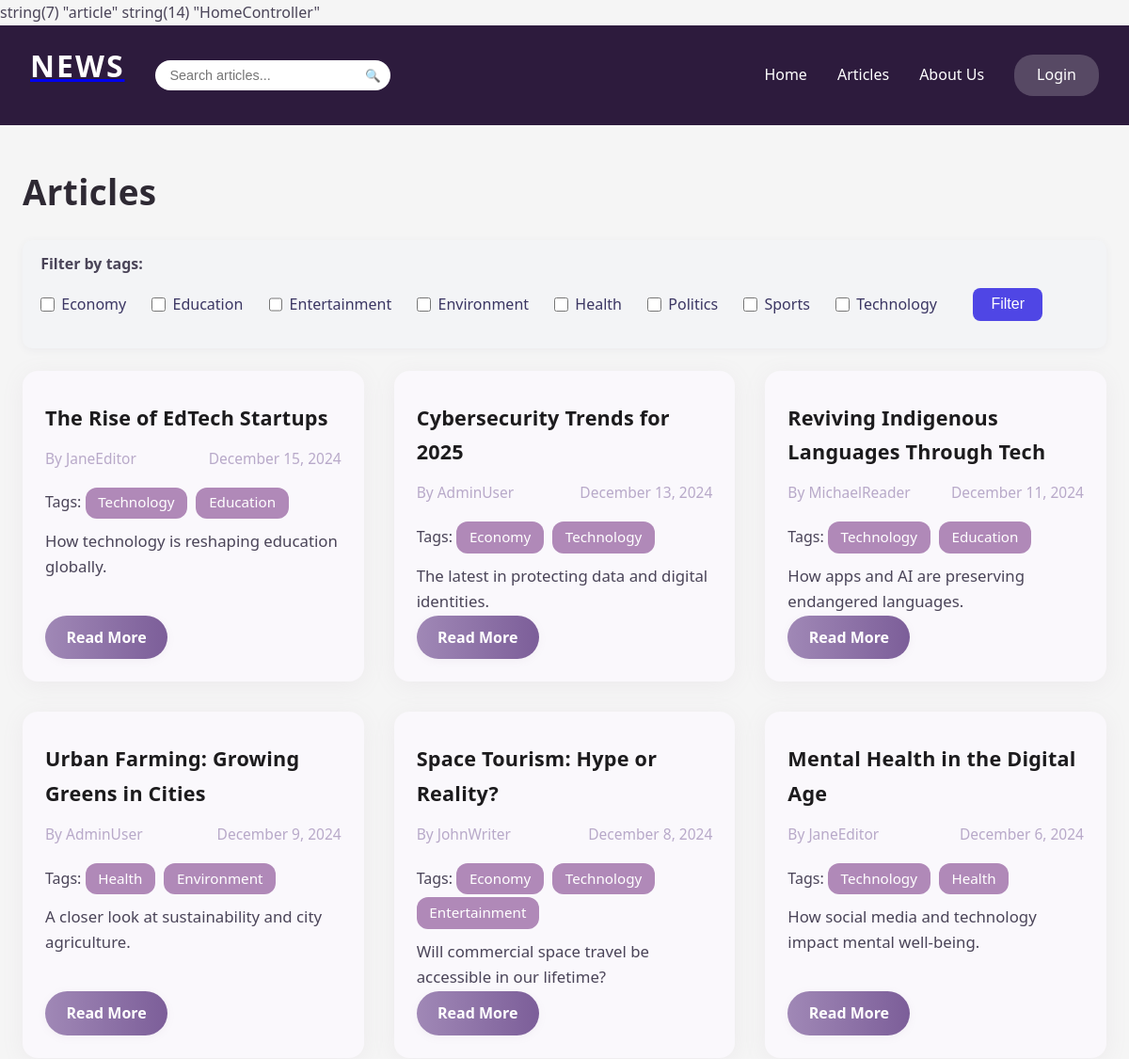
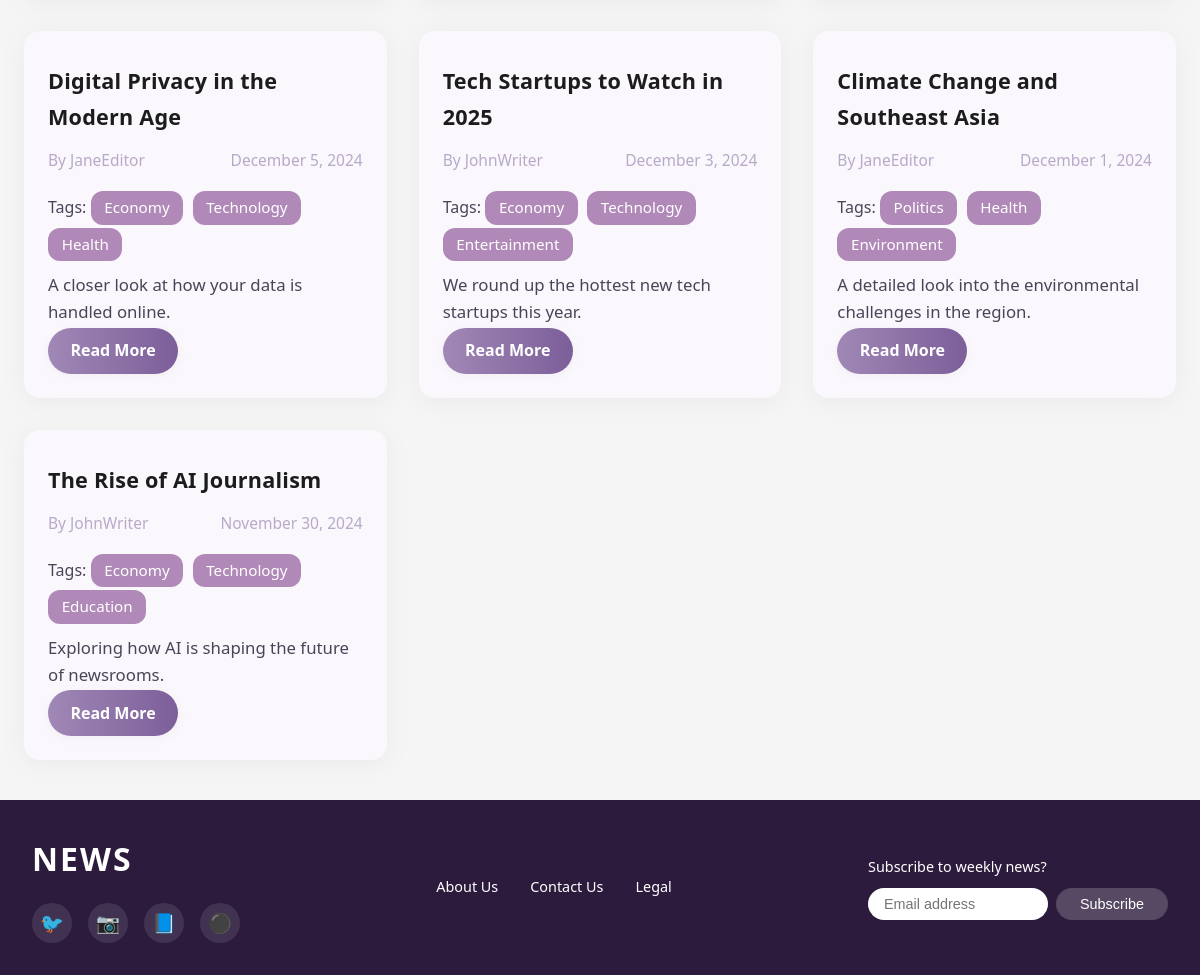
The app's page /public/articles with its own data (2 pictures, top to bottom).
### tables this page shows
CREATE TABLE `tags` (
  `tag_name` varchar(255) NOT NULL,
  `tag_id` int(11) NOT NULL
);

CREATE TABLE `articles` (
  `id` int(11) NOT NULL,
  `title` varchar(255) NOT NULL,
  `content` text NOT NULL,
  `author_id` int(11) DEFAULT NULL,
  `is_published` tinyint(1) DEFAULT 0,
  `allow_comments` tinyint(1) DEFAULT 1,
  `created_at` timestamp NOT NULL DEFAULT current_timestamp(),
  `updated_at` timestamp NOT NULL DEFAULT current_timestamp() ON UPDATE current_timestamp(),
  `image_data` longblob DEFAULT NULL,
  `status` enum('draft','pending','published') NOT NULL DEFAULT 'pending'
);

CREATE TABLE `users` (
  `id` int(11) NOT NULL,
  `username` varchar(50) NOT NULL,
  `email` varchar(100) NOT NULL,
  `password` varchar(255) NOT NULL,
  `role_id` int(11) DEFAULT NULL,
  `created_at` timestamp NOT NULL DEFAULT current_timestamp()
);

### app/helpers.php (called while the page is built, shortened)
<?php
function render($view, $data = [], $layout = 'layout') {
    extract($data);
    require views_path($view . '.php');
    $content = ob_get_clean();
    require views_path($layout . ".php");
}
function base_url($path = '') {
    if(defined('BASE_URL')) {
        return BASE_URL . ltrim($path, '/');
    }
    $protocol =
    (!empty($_SERVER['HTTPS']) && $_SERVER['HTTPS'] !== 'off') ||
    $_SERVER['SERVER_PORT'] === 443 ? "https://" : "http://";
    $host = $_SERVER['HTTP_HOST'];
    $base = rtrim(dirname($_SERVER['SCRIPT_NAME']), '/');
    return $protocol . $host . $base . '/' . ltrim($path, '/');
}
function base_path($path = '') {
    return realpath(__DIR__ . '/../' . '/' . ltrim($path, '/'));
}
function views_path($path = '') {
    return base_path('app/views/' . ltrim($path, '/'));
}

### app/controllers/HomeController.php (called while the page is built, shortened)
<?php
class HomeController {
    public function article() {
        $search = isset($_GET['search']) ? trim($_GET['search']) : '';
        $selectedTags = isset($_GET['tags']) ? (array)$_GET['tags'] : [];
        require_once __DIR__ . '/../models/Article.php';
        require_once __DIR__ . '/../models/Tag.php';
        $articleModel = new Article();
        $tagModel = new Tag();
        $allTags = $tagModel->getAllTags();
        $articles = $articleModel->getFilteredArticles($search, 0, 50, $selectedTags);
        foreach ($articles as &$article) {
            require_once __DIR__ . '/../models/Tag.php';
        }
        $data = [
            'title' => 'Articles',
            'articles' => $articles,
            'selectedTags' => $selectedTags,
            'allTags' => $allTags
        ];
        render('home/articles', $data);
    }
}

### app/models/Tag.php (called while the page is built, shortened)
<?php
require_once __DIR__ . '/../../config/database.php';
class Tag {
    private $db;
    public function __construct() {
        $database = new Database();
        $this->db = $database->connect();
    }
    public function getAllTags() {
        $stmt = $this->db->prepare('SELECT * FROM tags ORDER BY tag_name ASC');
        $stmt->execute();
        return $stmt->fetchAll(PDO::FETCH_ASSOC);
    }
}

### config/database.php (called while the page is built, shortened)
<?php
class Database {
    private $host = 'localhost';
    private $db_name = 'austro_asian_times';
    private $username = 'root';
    private $password = '';
    public function connect() {
        $this->conn = null;
        try {
            $dsn = "mysql:host=" . $this->host . ";dbname=" . $this->db_name . ";charset=utf8mb4";
            $this->conn = new PDO($dsn, $this->username, $this->password);
            $this->conn->setAttribute(PDO::ATTR_ERRMODE, PDO::ERRMODE_EXCEPTION);
        } catch (PDOException $e) {
            die("Connection failed: " . $e->getMessage());
        }
        return $this->conn;
    }
}

### app/models/Article.php (called while the page is built, shortened)
<?php
require_once __DIR__ . '/../../config/database.php';
class Article {
    private $db;
    public function __construct() {
        $database = new Database();
        $this->db = $database->connect();
    }
    public function getFilteredArticles($search = '', $offset = 0, $limit = 50, $tagIds = []) {
        $sql = "SELECT DISTINCT articles.*, users.username AS author_name
                FROM articles
                LEFT JOIN users ON articles.author_id = users.id
                LEFT JOIN article_tags ON articles.id = article_tags.article_id
                LEFT JOIN tags ON article_tags.tag_id = tags.tag_id
                WHERE articles.is_published = 1";
        $params = [];
        $offset = (int)$offset;
        $limit = (int)$limit;
        $sql .= " ORDER BY articles.created_at DESC LIMIT $offset, $limit";
        $stmt = $this->db->prepare($sql);
        $stmt->execute($params);
        return $stmt->fetchAll(PDO::FETCH_ASSOC);
    }
}
?>

### app/views/home/articles.php (the view, shortened to what this page needs)
<head>
    <link rel="stylesheet" href="<?php echo base_url('css/homeArticles.css')?>">
</head>
<div class="articles-container">
    <h1><?= $title ?></h1>
    <form method="get" class="filter-tags mb-4">
        <div><strong>Filter by tags:</strong></div>
        <div style="margin-bottom: 1em;">
            <?php foreach ($allTags as $tag): ?>
                <label>
                    <input type="checkbox" name="tags[]" value="<?= $tag['tag_id'] ?>" <?= in_array($tag['tag_id'], $selectedTags ?? []) ? 'checked' : '' ?>>
                    <?= htmlspecialchars($tag['tag_name']) ?>
                </label>
            <?php endforeach; ?>
            <button type="submit" class="btn btn-primary btn-sm">Filter</button>
        </div>
    </form>
    <?php if (!empty($articles)): ?>
        <div class="articles-grid">
            <?php foreach ($articles as $article): ?>
                <article class="article-card">
                    <h2 class="article-title"><?= htmlspecialchars($article['title']) ?></h2>
                    <div class="article-meta">
                        <span class="article-author">By <?= htmlspecialchars($article['author_name']) ?></span>
                        <span class="article-date"><?= date('F j, Y', strtotime($article['created_at'])) ?></span>
                    </div>
                    <div class="article-tags" style="margin-bottom: 8px;">
                        <?php if (!empty($article['tags'])): ?>
                            <span>Tags:
                                <?php foreach ($article['tags'] as $tag): ?>
                                    <a href="/PHP_MVC/public/articles?tags[]=<?= $tag['tag_id'] ?>" class="badge bg-primary" style="margin-right:5px; text-decoration:none; color:white;">
                                        <?= htmlspecialchars($tag['tag_name']) ?>
                                    </a>
                                <?php endforeach; ?>
                            </span>
                        <?php endif; ?>
                    </div>
                    <div class="article-content">
                        <?php
                        $preview = substr($article['content'], 0, 150);
                        echo htmlspecialchars($preview);
                        ?>
                    </div>
                    <a href="/PHP_MVC/public/article?id=<?= $article['id'] ?>" class="read-more-btn">Read More</a>
                </article>
            <?php endforeach; ?>
        </div>
    <?php else: ?>
        <p class="no-articles">No articles have been published yet.</p>
    <?php endif; ?>
</div>

### public/index.php (shortened to what this page needs)
<?php
require_once __DIR__ . '/../routes/web.php';
$request = isset($_GET['url']) ? rtrim($_GET['url'], '/') : '';
$method = $_SERVER['REQUEST_METHOD'];
if(isset($routes[$method][$request])) {
    list($controller, $action) = explode('@', $routes[$method][$request]);
    var_dump($action);
    var_dump($controller);
    $controllerInstance = new $controller;
    $controllerInstance->$action();
} else {
    http_response_code(404);
    echo "404 Not found";
}

### app/views/layout.php (shortened to what this page needs)
<!DOCTYPE html>
<html lang="en">
<head>
    <link rel="stylesheet" href="<?= base_url('css/layout.css') ?>">
</head>
<body>
    <header class="header">
        <div class="nav-container">
            <div class="nav-left">
                <a href="<?php echo base_url('')?>">
                    <h1 class="logo">NEWS</h1>
                </a>
                <div class="search-box">
                    <form action="<?= base_url('articles') ?>" method="get" style="display:flex;">
                        <input type="text" name="search" placeholder="Search articles..." class="search-input" value="<?= isset($_GET['search']) ? htmlspecialchars($_GET['search']) : '' ?>">
                        <button type="submit" class="search-icon" style="background:none;border:none;cursor:pointer;">🔍</button>
                    </form>
                </div>
            </div>
            <nav class="nav-right">
                <a href="<?= base_url('') ?>" class="nav-link">Home</a>
                <a href="<?= base_url('articles') ?>" class="nav-link">Articles</a>
                <a href="<?= base_url('about') ?>" class="nav-link">About Us</a>
                <?php if (isset($_SESSION['user'])): ?>
                    <span class="nav-user" style="color:#fff; margin-right:1rem;">
                        👤 <?= htmlspecialchars($_SESSION['user']['username']) ?>
                    </span>
                    <a href="<?php echo base_url('user/logout'); ?>" class="login-btn">Logout</a>
                <?php else: ?>
                    <a href="/PHP_MVC/public/user/login" class="login-btn">Login</a>
                <?php endif; ?>
            </nav>
        </div>
    </header>
    <main>
        <?= $content; ?>
    </main>
    <footer class="footer">
        <div class="footer-content">
            <div class="footer-left">
                <h3 class="footer-logo">NEWS</h3>
                <div class="social-icons">
                    <a href="#" class="social-icon">🐦</a>
                    <a href="#" class="social-icon">📷</a>
                    <a href="#" class="social-icon">📘</a>
                    <a href="#" class="social-icon">⚫</a>
                </div>
            </div>
            <div class="footer-center">
                <div class="footer-links">
                    <a href="<?= base_url('about') ?>" class="footer-link">About Us</a>
                    <a href="<?= base_url('contact') ?>" class="footer-link">Contact Us</a>
                    <a href="#" class="footer-link">Legal</a>
                </div>
            </div>
            <div class="footer-right">
                <div class="newsletter">
                    <span class="newsletter-text">Subscribe to weekly news?</span>
                    <div class="newsletter-form">
                        <input type="email" placeholder="Email address" class="newsletter-input">
                        <button class="newsletter-btn">Subscribe</button>
                    </div>
                </div>
            </div>
        </div>
    </footer>
</body>
</html>

### public/css/layout.css (style rules this page uses)
* { margin: 0; padding: 0; box-sizing: border-box; }
body { font-family: -apple-system, BlinkMacSystemFont, 'Segoe UI', Roboto, Oxygen, Ubuntu, Cantarell, sans-serif; background-color: #f5f5f5; }
.header { background-color: #2d1b3d; padding: 1rem 0; position: sticky; top: 0; z-index: 100; }
.nav-container { max-width: 1200px; margin: 0 auto; display: flex; justify-content: space-between; align-items: center; padding: 0 2rem; }
.nav-left { display: flex; align-items: center; gap: 2rem; }
.logo { color: white; font-size: 2rem; font-weight: bold; letter-spacing: 2px; }
.search-box { position: relative; }
.search-input { padding: 0.5rem 1rem; border: none; border-radius: 20px; width: 250px; font-size: 0.9rem; outline: none; }
.search-icon { position: absolute; right: 10px; top: 50%; transform: translateY(-50%); }
.nav-right { display: flex; align-items: center; gap: 2rem; }
.nav-link { color: white; text-decoration: none; font-size: 1rem; transition: opacity 0.3s; }
.login-btn { background-color: rgba(255, 255, 255, 0.2); color: white; padding: 0.5rem 1.5rem; border-radius: 20px; text-decoration: none; transition: background-color 0.3s; }
.footer { background-color: #2d1b3d; color: white; padding: 2rem 0; }
.footer-content { max-width: 1200px; margin: 0 auto; display: flex; justify-content: space-between; align-items: center; padding: 0 2rem; }
.footer-left { display: flex; flex-direction: column; align-items: flex-start; }
.footer-logo { font-size: 2rem; font-weight: bold; letter-spacing: 2px; margin-bottom: 1rem; }
.social-icons { display: flex; gap: 1rem; }
.social-icon { width: 40px; height: 40px; background-color: rgba(255, 255, 255, 0.1); border-radius: 50%; display: flex; align-items: center; justify-content: center; color: white; text-decoration: none; font-size: 1.2rem; transition: background-color 0.3s; }
.footer-center { display: flex; flex-direction: column; align-items: center; gap: 1rem; }
.footer-links { display: flex; gap: 2rem; }
.footer-link { color: white; text-decoration: none; font-size: 0.9rem; transition: opacity 0.3s; }
.footer-right { display: flex; flex-direction: column; align-items: flex-end; }
.newsletter-text { font-size: 0.9rem; margin-bottom: 0.5rem; display: block; }
.newsletter-form { display: flex; gap: 0.5rem; }
.newsletter-input { padding: 0.5rem 1rem; border: none; border-radius: 20px; outline: none; font-size: 0.9rem; width: 180px; }
.newsletter-btn { padding: 0.5rem 1.5rem; background-color: rgba(255, 255, 255, 0.2); color: white; border: none; border-radius: 20px; cursor: pointer; font-size: 0.9rem; transition: background-color 0.3s; }

### records on screen
tags: tag_name "Economy"
tags: tag_name "Education"
tags: tag_name "Entertainment"
tags: tag_name "Environment"
tags: tag_name "Health"
tags: tag_name "Politics"
tags: tag_name "Sports"
tags: tag_name "Technology"
articles: title "The Rise of EdTech Startups", author.username "JaneEditor", created_at "December 15, 2024", content "How technology is reshaping education globally."
articles: title "Cybersecurity Trends for 2025", author.username "AdminUser", created_at "December 13, 2024", content "The latest in protecting data and digital identities."
articles: title "Reviving Indigenous Languages Through Tech", author.username "MichaelReader", created_at "December 11, 2024", content "How apps and AI are preserving endangered languages."
articles: title "Urban Farming: Growing Greens in Cities", author.username "AdminUser", created_at "December 9, 2024", content "A closer look at sustainability and city agriculture."
articles: title "Space Tourism: Hype or Reality?", author.username "JohnWriter", created_at "December 8, 2024", content "Will commercial space travel be accessible in our lifetime?"
articles: title "Mental Health in the Digital Age", author.username "JaneEditor", created_at "December 6, 2024", content "How social media and technology impact mental well-being."
articles: title "Digital Privacy in the Modern Age", author.username "JaneEditor", created_at "December 5, 2024", content "A closer look at how your data is handled online."
articles: title "Tech Startups to Watch in 2025", author.username "JohnWriter", created_at "December 3, 2024", content "We round up the hottest new tech startups this year."
articles: title "Climate Change and Southeast Asia", author.username "JaneEditor", created_at "December 1, 2024", content "A detailed look into the environmental challenges in the region."
articles: title "The Rise of AI Journalism", author.username "JohnWriter", created_at "November 30, 2024", content "Exploring how AI is shaping the future of newsrooms."

### other values on screen
$title "Articles"
